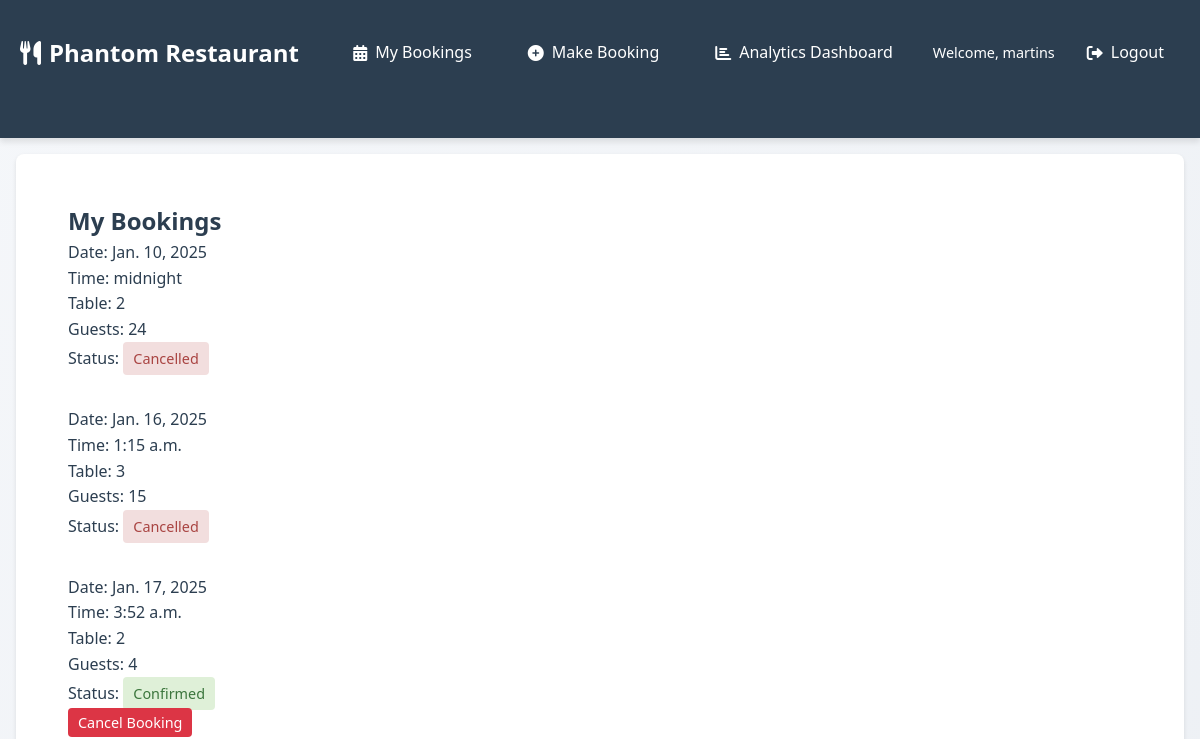
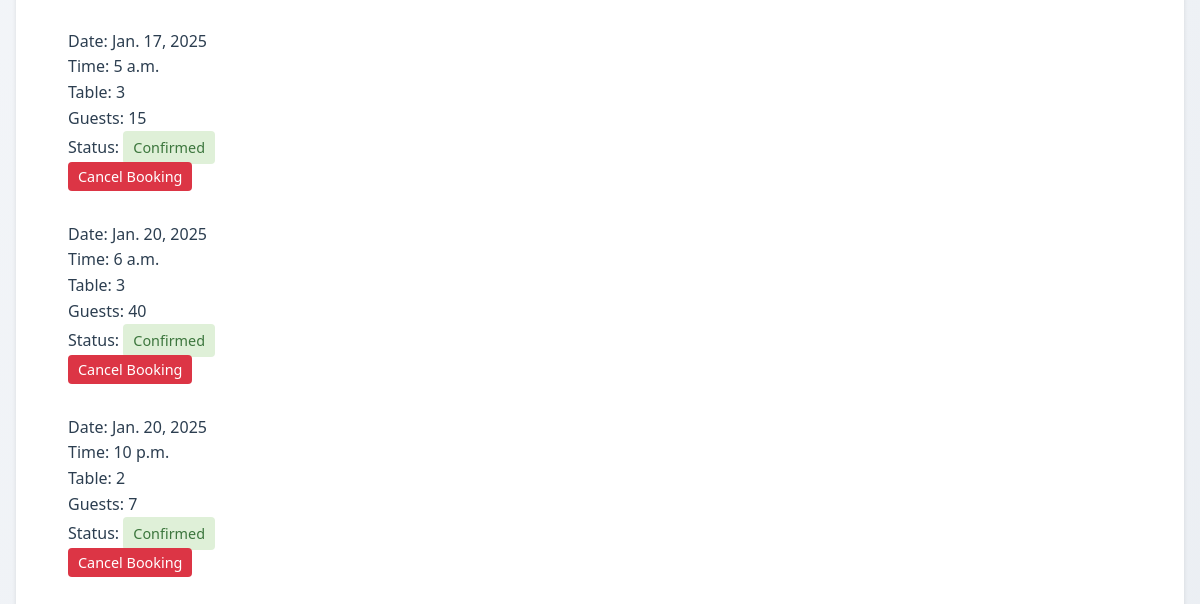
The app's page / (signed in, upper part), older data (2 pictures, top to bottom).
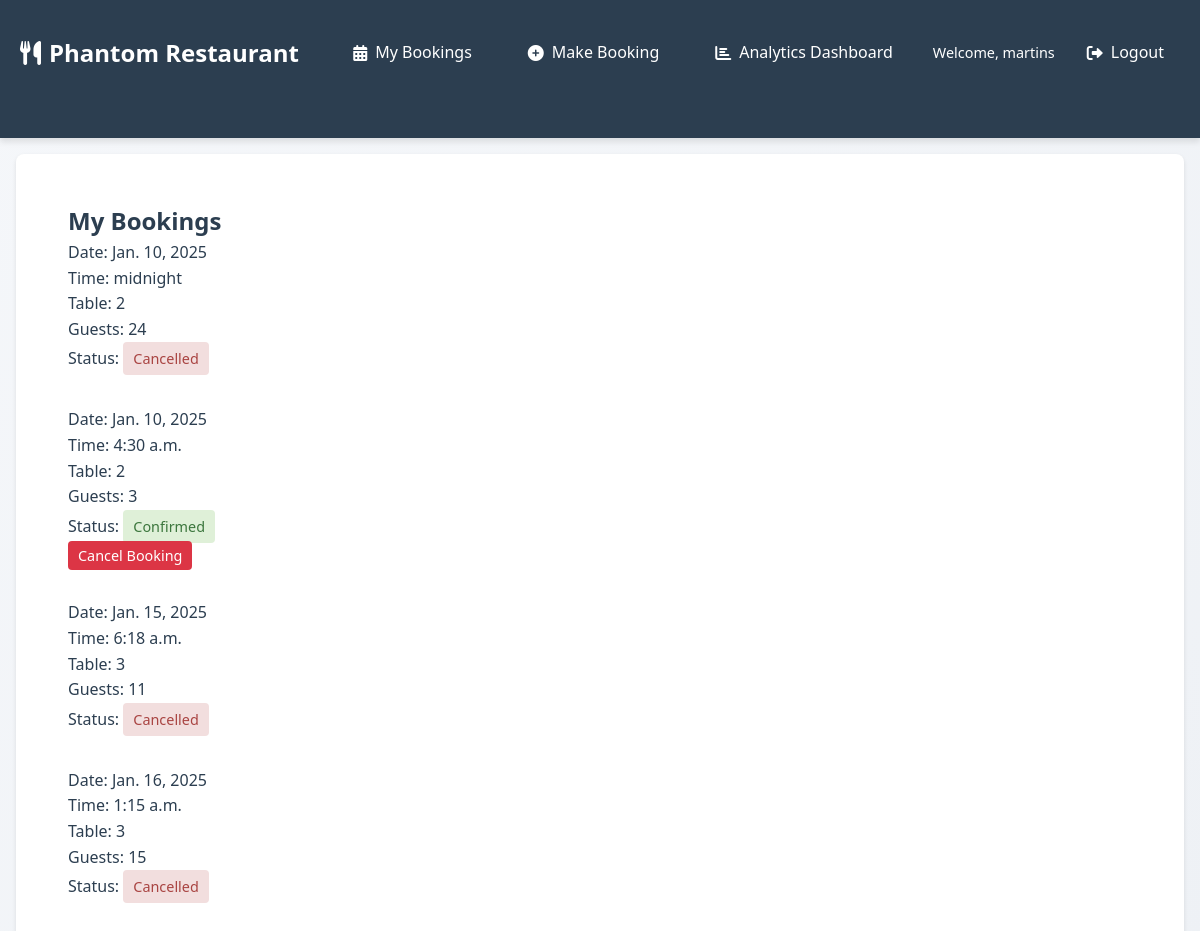
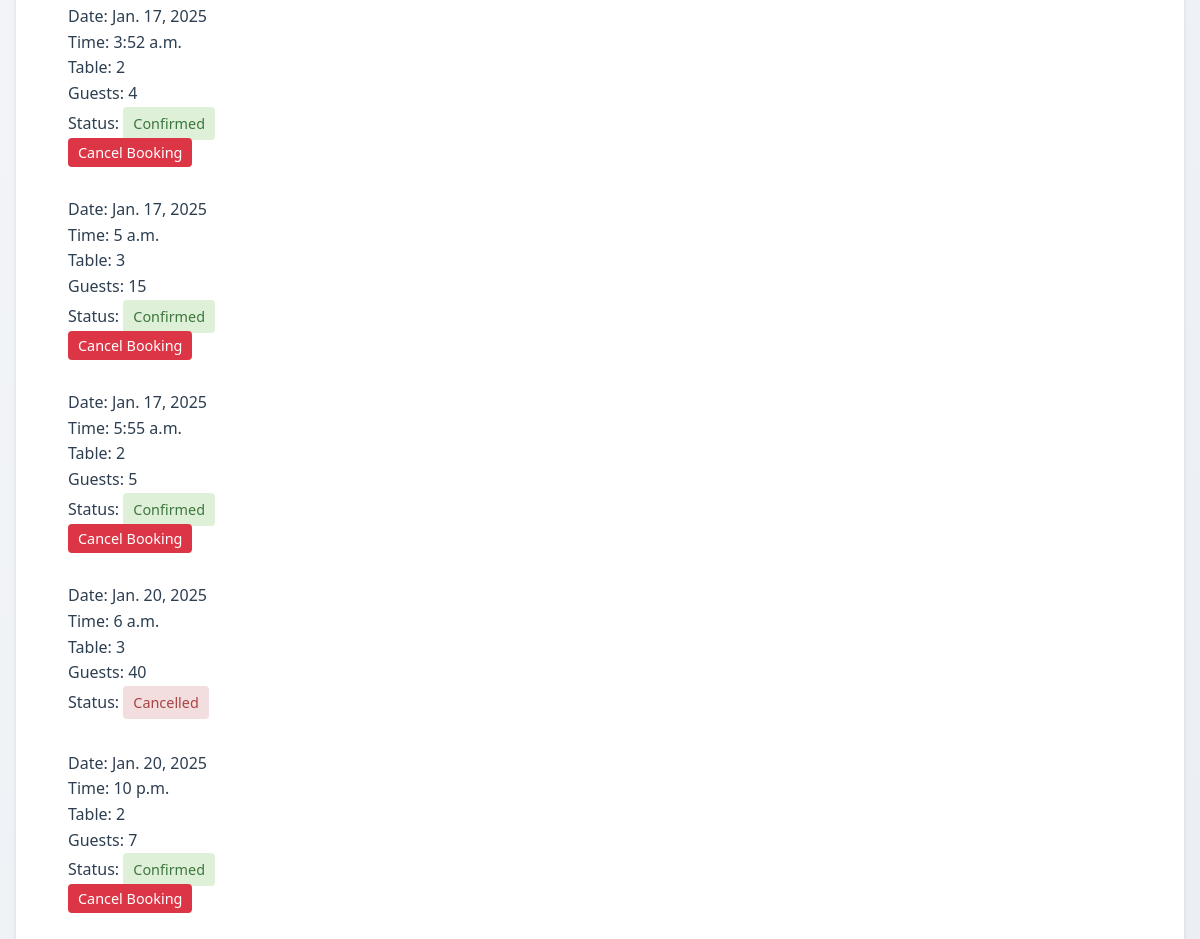
The same page, newer data (2 pictures, top to bottom).
### booking/models.py (models this page shows, shortened)
class Booking(models.Model):
    user = models.ForeignKey(User, on_delete=models.CASCADE)
    table = models.ForeignKey(Table, on_delete=models.CASCADE)
    booking_date = models.DateField()
    booking_time = models.TimeField()
    number_of_guests = models.IntegerField()
    created_at = models.DateTimeField(auto_now_add=True)
    status = models.CharField(
        max_length=20,
        choices=[
            ('confirmed', 'Confirmed'),
            ('cancelled', 'Cancelled'),
        ],
        default='confirmed'
    )
    class Meta:
        unique_together = ['table', 'booking_date', 'booking_time']

class Table(models.Model):
    table_number = models.IntegerField(unique=True)
    capacity = models.IntegerField()

### booking/views.py (the view)
# urls.py: path('', views.booking_list, name='booking_list'),
@login_required
def booking_list(request):
    bookings = Booking.objects.filter(user=request.user).order_by('booking_date', 'booking_time')
    return render(request, 'booking/booking_list.html', {'bookings': bookings})

### booking/templates/booking/booking_list.html (shortened to what this page needs)
{% extends 'booking/base.html' %}
{% block content %}
    <h2>My Bookings</h2>
    {% if bookings %}
        {% for booking in bookings %}
            <div class="booking">
                <p>Date: {{ booking.booking_date }}</p>
                <p>Time: {{ booking.booking_time }}</p>
                <p>Table: {{ booking.table.table_number }}</p>
                <p>Guests: {{ booking.number_of_guests }}</p>
                <p>Status: <span class="status {{ booking.status }}">{{ booking.status|title }}</span></p>
                {% if booking.status == 'confirmed' %}
                    <a href="{% url 'cancel_booking' booking.id %}" class="cancel-button">Cancel Booking</a>
                {% endif %}
            </div>
        {% endfor %}
    {% else %}
        <p>You have no bookings.</p>
    {% endif %}
{% endblock %}

### booking/templates/booking/base.html (shortened to what this page needs)
<!DOCTYPE html>
<html lang="en">
<head>
    {% load static %}
    <link rel="stylesheet" href="{% static 'booking/css/style.css' %}">
    <link rel="stylesheet" href="https://cdnjs.cloudflare.com/ajax/libs/font-awesome/6.0.0/css/all.min.css">
</head>
<body>
    <header class="main-header">
        <nav class="main-nav">
            <div class="container nav-container">
                <div class="logo">
                    <a href="{% url 'booking_list' %}">
                        <i class="fas fa-utensils"></i>
                        <span>Phantom Restaurant</span>
                    </a>
                </div>
                <div class="nav-links">
                    {% if user.is_authenticated %}
                        <a href="{% url 'booking_list' %}" class="nav-link">
                            <i class="fas fa-calendar-alt"></i> My Bookings
                        </a>
                        <a href="{% url 'make_booking' %}" class="nav-link">
                            <i class="fas fa-plus-circle"></i> Make Booking
                        </a>
                        <a href="{% url 'analytics_dashboard' %}" class="nav-link">
                            <i class="fas fa-chart-bar"></i> Analytics Dashboard
                        </a>
                        <div class="user-menu">
                            <span class="welcome-text">Welcome, {{ user.username }}</span>
                            <a href="{% url 'logout' %}" class="nav-link logout-btn">
                                <i class="fas fa-sign-out-alt"></i> Logout
                            </a>
                        </div>
                    {% else %}
                        <a href="{% url 'login' %}" class="nav-link login-btn">
                            <i class="fas fa-sign-in-alt"></i> Login
                        </a>
                    {% endif %}
                </div>
            </div>
        </nav>
    </header>
    <main class="main-content">
        <div class="container">
            {% block content %}
            {% endblock %}
        </div>
    </main>
</body>
</html>

### booking/static/booking/css/style.css (style rules this page uses)
:root { --primary-color: #2c3e50; --secondary-color: #e74c3c; --accent-color: #3498db; --text-color: #2c3e50; --light-gray: #ecf0f1; --dark-gray: #34495e; --white: #ffffff; --success-color: #2ecc71; --error-color: #e74c3c; --shadow-sm: 0 2px 4px rgba(0, 0, 0, 0.1); --shadow-md: 0 4px 6px rgba(0, 0, 0, 0.1); --shadow-lg: 0 10px 15px rgba(0, 0, 0, 0.2); --transition: all 0.3s ease; }
* { margin: 0; padding: 0; box-sizing: border-box; }
body { font-family: 'Segoe UI', system-ui, -apple-system, sans-serif; line-height: 1.6; color: var(--text-color); background: linear-gradient(135deg, #f5f7fa 0%, #e8ecf1 100%); min-height: 100vh; display: flex; flex-direction: column; position: relative; }
.container { max-width: 1200px; margin: 1rem auto; padding: 0 20px; width: 100%; }
.container > div { margin-bottom: 2rem; }
.booking .status { display: inline-block; padding: 5px 10px; border-radius: 4px; font-size: 0.9em; }
.booking .status.confirmed { background-color: #dff0d8; color: #3c763d; }
.booking .status.cancelled { background-color: #f2dede; color: #a94442; }
.cancel-button { background-color: #dc3545; color: white; padding: 5px 10px; border: none; border-radius: 4px; cursor: pointer; text-decoration: none; font-size: 0.9em; }
.main-header { background-color: var(--primary-color); box-shadow: var(--shadow-md); }
.main-nav { padding: 1rem 0; }
.nav-container { display: flex; justify-content: space-between; align-items: center; }
.logo a { color: var(--white); text-decoration: none; font-size: 1.5rem; font-weight: 700; display: flex; align-items: center; gap: 0.5rem; }
.nav-links { display: flex; align-items: center; gap: 1.5rem; }
.nav-link { color: var(--white); text-decoration: none; padding: 0.5rem 1rem; border-radius: 4px; transition: var(--transition); display: flex; align-items: center; gap: 0.5rem; }
.user-menu { display: flex; align-items: center; gap: 1rem; }
.welcome-text { color: var(--white); font-size: 0.9rem; }
.main-content { flex: 1; padding: 2rem 0; display: inline-block; vertical-align: top; margin: 1rem; padding: 2rem; background-color: var(--white); border: 1px solid var(--border-color); border-radius: 8px; box-shadow: 0 2px 4px rgba(0, 0, 0, 0.1); transition: all 0.3s ease; }

Row changes from the older to the newer data that the page shows:
added Booking: booking_date "Jan. 10, 2025", booking_time "4:30 a.m.", table.table_number "2", number_of_guests "3", status "Confirmed", shows "Cancel Booking"
added Booking: booking_date "Jan. 15, 2025", booking_time "6:18 a.m.", table.table_number "3", number_of_guests "11", status "Cancelled"
added Booking: booking_date "Jan. 17, 2025", booking_time "5:55 a.m.", table.table_number "2", number_of_guests "5", status "Confirmed", shows "Cancel Booking"
changed Booking (number 8 of 9 on the later page): status "Confirmed" → "Cancelled"; no longer shows "Cancel Booking"
